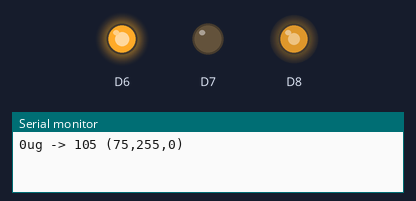
A sketch run on a simulated ESP8266 (NodeMCU). Parts: output pins drawn as LEDs (lit = HIGH), the last lines printed to the serial monitor.

Above: at 0.1 s.
At 4.1 s:
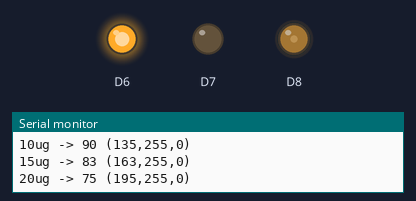
At 9.1 s:
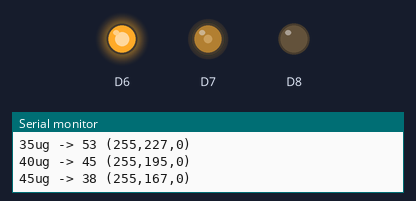
At 19.1 s:
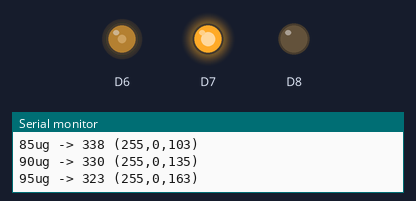
At 29.1 s:
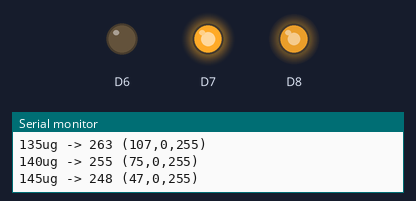
At 39.1 s:
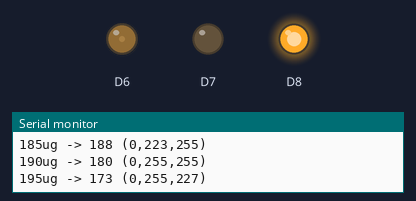
Timing chart, 0 to 40.0 s (numbered marks = the images above):
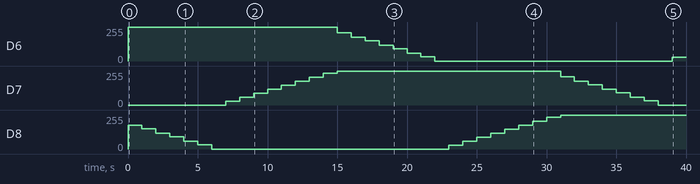

The sketch:

HueTest.ino
```cpp
// display pm25 concentrations mapped onto full-saturation full-value (spectrum-based) hues on a single RGB LED
// (this is before switching to FastLED with its rainbow-adjusted hue angles)

uint8_t hueToX(int16_t hue) {
  // assume C = 1
  // deviation is +- 60, which does not use 6 bits fully (but close enough)
  return 255 - (abs(hue % 120 - 60) << 2);
}

uint8_t hueToRGB(int16_t hue, uint8_t channel) {
  switch(channel) {
    case 0:
      return (hue < 60 || hue >= 300) ? 255 : (( hue >= 120 && hue < 240 ) ? 0 : hueToX(hue) );
    case 1:
      return hue >= 240 ? 0 : (( hue >= 60 && hue < 180 ) ? 255 : hueToX(hue) );
    case 2:
      return hue < 120 ? 0 : (( hue >= 180 && hue < 300 ) ? 255 : hueToX(hue) );
  }
}

// https://en.wikipedia.org/wiki/Hue#24_hues_of_HSL/HSV
uint8_t pm25ToRGB(short pm25, uint8_t channel) {
  // 10ug = 15 degrees of hue
  short cutoff = 200;
  if (channel == 0) {
    Serial.print((465 - (3 * min(pm25, cutoff)) / 2) % 360);
  }
  return hueToRGB((465 - (3 * min(pm25, cutoff)) / 2) % 360, channel);
}

void setup() {
  Serial.begin(115200);
  Serial.println();
  analogWriteRange(255);
  for (byte pm = 0; pm < 255; pm += 5) {
    Serial.print(pm);
    Serial.print("ug -> ");
    uint8_t rgb[3] = { pm25ToRGB(pm, 0),  pm25ToRGB(pm, 1),  pm25ToRGB(pm, 2) };
    Serial.printf(" (%i,%i,%i)\n", rgb[0], rgb[1], rgb[2]);
    // minus because PWM outputs the GROUND
    analogWrite(D8, 255-rgb[0]);//R
    analogWrite(D7, 255-rgb[1]);//G
    analogWrite(D6, 255-rgb[2]);//B
    delay(1000);
  }
}

void loop() {
}
```

Measured:
- by itself, D6: 0/255 → 255/255 at 0.00 s, → 212/255 15.0 s later, → 180/255 1.0 s later, → 152/255 1.0 s later, … (10 changes in this stretch)
- by itself, D7: rises from 0/255 to 255/255 in 8.0 s, then falls to 0/255 in 23.0 s
- by itself, D8: 0/255 → 180/255 at 0.00 s, → 152/255 1.0 s later, → 120/255 1.0 s later, → 92/255 1.0 s later, … (16 changes in this stretch)
